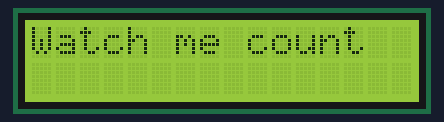
A sketch run on a simulated Arduino Uno, built with avr-gcc and run on an emulated ATmega328P. Shown: 16×2 character LCD.

Above: at 0.1 s.
At 1.1 s:
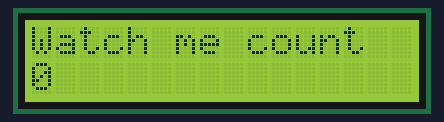
At 1.6 s:
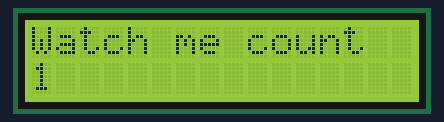
At 3.1 s:
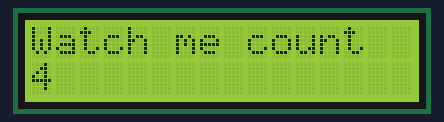
At 4.6 s:
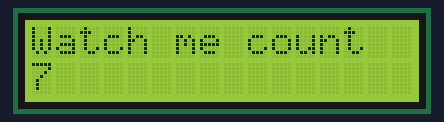
At 6.1 s:
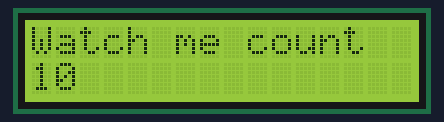

The sketch:

SimpleLCD.ino
```cpp
// (licence header left out)
#include <LiquidCrystal.h>

int rs = 7;
int en = 8;
int d4 = 9;
int d5 = 10;
int d6 = 11;
int d7 = 12;

LiquidCrystal lcd(rs, en, d4, d5, d6, d7);

void setup() {
  lcd.begin(16, 2);
}

void loop() {
  lcd.clear();

  lcd.setCursor(0,0);
  lcd.print("Watch me count");

  delay(1000);

  for (int i = 0; i <= 10; i++){
    lcd.setCursor(0, 1);
    lcd.print(i);
    delay(500);
  }
  lcd.clear();
}
```

Measured:
- by itself, everything shown: repeats every 6.5 s, in 13 steps
- what the display in image 1 shows lasts 0.5 s, from 1.1 s to 1.6 s
